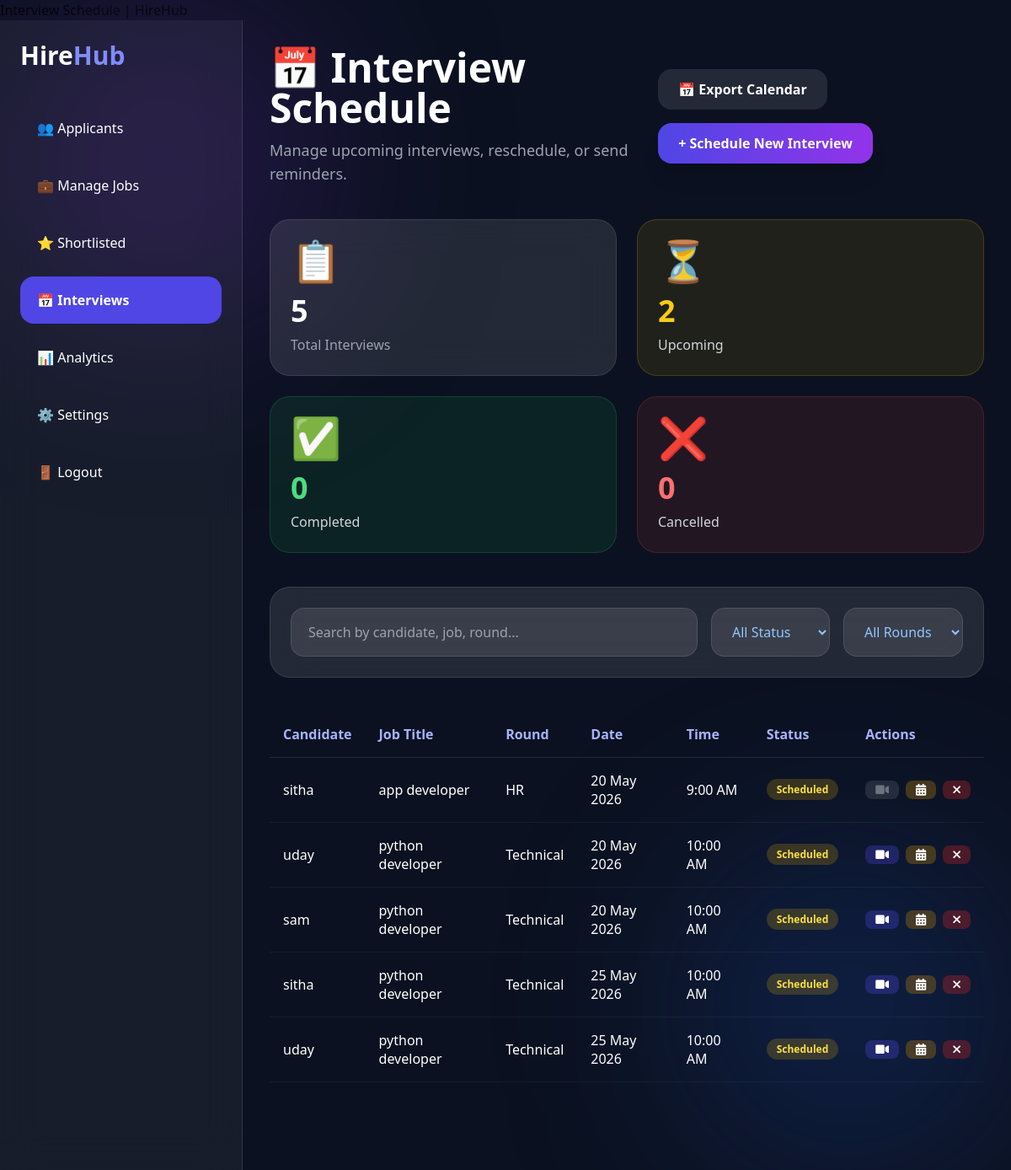
Screenshot of /interviews/ (signed in) with the database file from the repository.
### core/models.py (models this page shows, shortened)
class Interview(models.Model):
    candidate      = models.ForeignKey(User, on_delete=models.CASCADE)
    job            = models.ForeignKey(Job, on_delete=models.CASCADE)
    round_type     = models.CharField(max_length=100)
    interview_date = models.DateField()
    interview_time = models.TimeField()
    meeting_link   = models.URLField()
    status         = models.CharField(max_length=50, default='Scheduled')
    feedback       = models.TextField(blank=True, null=True)
    created_at     = models.DateTimeField(auto_now_add=True)

class Job(models.Model):
    JOB_TYPE_CHOICES = (
        ('Remote',  'Remote'),
        ('On-site', 'On-site'),
        ('Hybrid',  'Hybrid'),
    )
    CATEGORY_CHOICES = (
    ('IT', 'IT'),
    ('Sales', 'Sales'),
    ('HR', 'HR'),
    ('General', 'General'),
    ('Finance & Accounting', 'Finance & Accounting'),
    ('Marketing', 'Marketing'),
)
    EDUCATION_CHOICES = [
        ("PG",    "Any Postgraduate"),
        ("MBA",   "MBA/PGDM"),
        ("GRAD",  "Any Graduate"),
        ("BTECH", "B.Tech/B.E."),
        ("DIP",   "Diploma"),
        ("12TH",  "12th Pass"),
    ]
    POSTED_BY_CHOICES = [
        ("COMPANY",     "Company Jobs"),
        ("CONSULTANT",  "Consultant Jobs"),
    ]
    INDUSTRY_CHOICES = [
        ("IT",      "IT Services & Consulting"),
        ("RECRUIT", "Recruitment / Staffing"),
        ("EDU",     "Education / Training"),
        ("BPO",     "BPM / BPO"),
        ("HEALTH",  "Healthcare"),
        ("BFSI",    "BFSI"),
        ("RETAIL",  "Retail"),
    ]
    COMPANY_TYPE_CHOICES = (
        ('MNC',     'MNC'),
        ('Startup', 'Startup'),
        ('Product', 'Product'),
        ('Unicorn', 'Unicorn'),
    )
    STATUS_CHOICES = (
        ('active', 'Active'),
        ('closed', 'Closed'),
        ('draft', 'Draft'),
    )
    JOB_TYPES = (
        ('full_time', 'Full Time'),
        ('part_time', 'Part Time'),
        ('internship', 'Internship'),
    )
    title         = models.CharField(max_length=200)
    company       = models.CharField(max_length=200)
    experience    = models.CharField(max_length=50)
    min_salary    = models.IntegerField(null=True, blank=True)
    max_salary    = models.IntegerField(null=True, blank=True)
    location      = models.CharField(max_length=100)
    work_mode     = models.CharField(max_length=50, choices=JOB_TYPE_CHOICES)
    skills        = models.CharField(max_length=300)
    conditions    = models.CharField(max_length=300, default="Hands-on projects • Paper writing • Coding explanation")
    logo          = models.ImageField(upload_to='logos/', blank=True, null=True)
    role_category = models.CharField(max_length=100)
    duration      = models.CharField(max_length=50, blank=True, null=True)
    education     = models.CharField(max_length=50, choices=EDUCATION_CHOICES)
    posted_by     = models.CharField(max_length=20, choices=POSTED_BY_CHOICES, default="COMPANY")
    industry      = models.CharField(max_length=100, blank=True)
    category      = models.CharField(max_length=100, choices=CATEGORY_CHOICES, default='General')
    company_type  = models.CharField(max_length=50, choices=COMPANY_TYPE_CHOICES, default='MNC')
    is_sponsored  = models.BooleanField(default=False)
    is_featured   = models.BooleanField(default=False)
    created_at    = models.DateTimeField(auto_now_add=True)
    rating        = models.DecimalField(max_digits=2, decimal_places=1, default=3.5)
    review_count  = models.IntegerField(default=0)
    description   = models.TextField(blank=True, null=True)
    employer      = models.ForeignKey(User, on_delete=models.CASCADE, null=True, blank=True)
    views         = models.IntegerField(default=0)
    is_active = models.BooleanField(default=True)
    company_name = models.CharField(max_length=100,null=True, blank=True)
    job_type = models.CharField(
        max_length=20,
        choices=JOB_TYPES
    )
    status = models.CharField(
        max_length=20,
        choices=STATUS_CHOICES,
        default='active'
    )
    NATURE_OF_BUSINESS_CHOICES = (
    ('B2B',  'B2B'),
    ('B2C',  'B2C'),
    ('SaaS', 'SaaS'),
    ('D2C',  'D2C'),
    ('PaaS', 'PaaS'),
    )
    DEPARTMENT_CHOICES = (
    ('Sales & Business Development', 'Sales & Business Development'),
    ('Engineering - Software & QA',  'Engineering - Software & QA'),
    ('Marketing & Communication',    'Marketing & Communication'),
    ('Human Resources',              'Human Resources'),
    ('Finance & Accounting',         'Finance & Accounting'),
    ('Operations',                   'Operations'),
    )
    nature_of_business = models.CharField(
    max_length=10,
    choices=NATURE_OF_BUSINESS_CHOICES,
    blank=True,
    null=True,
    )
    department = models.CharField(
    max_length=100,
    choices=DEPARTMENT_CHOICES,
    blank=True,
    null=True,
    )

### core/views.py (the view)
    def wrapper(request, *args, **kwargs):
        if not request.user.is_authenticated:
            messages.error(request, "❌ Please login first.")
            return redirect('login')
        try:
            profile = request.user.userprofile
        except:
            messages.error(request, "❌ Profile not found.")
            return redirect('login')
        if profile.role != 'employer':
            messages.error(request, "❌ This page is for employers only.")
            return redirect('index')
        return view_func(request, *args, **kwargs)

### core/templates/core/interviews.html (shortened to what this page needs)
{% block extra_css %}
<script src="https://cdn.tailwindcss.com"></script>
<link rel="stylesheet" href="https://cdnjs.cloudflare.com/ajax/libs/font-awesome/6.0.0-beta3/css/all.min.css">
{% endblock %}
{% block content %}
<div class="min-h-screen bg-[#0b1120] text-white overflow-hidden">
    <div class="absolute top-0 left-0 w-96 h-96 bg-purple-600/20 blur-[120px] rounded-full"></div>
    <div class="absolute bottom-0 right-0 w-96 h-96 bg-blue-600/20 blur-[120px] rounded-full"></div>
    <div class="relative z-10 flex">
        <aside
            class="hidden lg:flex flex-col w-72 min-h-screen bg-white/5 backdrop-blur-xl border-r border-white/10 p-6">
            <h1 class="text-3xl font-extrabold mb-10">Hire<span class="text-indigo-400">Hub</span></h1>
            <nav class="space-y-3">
                <a href="{% url 'applicants' %}"
                    class="flex items-center gap-3 hover:bg-white/10 px-5 py-4 rounded-2xl transition">👥 Applicants</a>
                <a href="{% url 'manage_jobs' %}"
                    class="flex items-center gap-3 hover:bg-white/10 px-5 py-4 rounded-2xl transition">💼 Manage
                    Jobs</a>
                <a href="{% url 'shortlisted_candidates' %}"
                    class="flex items-center gap-3 hover:bg-white/10 px-5 py-4 rounded-2xl transition">⭐ Shortlisted</a>
                <a href="{% url 'interviews' %}"
                    class="flex items-center gap-3 bg-indigo-600 text-white px-5 py-4 rounded-2xl font-semibold transition-all">📅
                    Interviews</a>
                <a href="{% url 'reports' %}"
                    class="flex items-center gap-3 hover:bg-white/10 px-5 py-4 rounded-2xl transition">📊 Analytics</a>
                <a href="{% url 'settings' %}"
                    class="flex items-center gap-3 hover:bg-white/10 px-5 py-4 rounded-2xl transition">⚙️ Settings</a>
                <a href="{% url 'logout' %}"
                    class="flex items-center gap-3 hover:bg-white/10 px-5 py-4 rounded-2xl transition">🚪 Logout</a>
            </nav>
        </aside>
        <main class="flex-1 p-4 sm:p-8">
            <div class="flex flex-col lg:flex-row lg:items-center lg:justify-between gap-6 mb-10">
                <div>
                    <h2 class="text-4xl sm:text-5xl font-extrabold">📅 Interview Schedule</h2>
                    <p class="text-gray-400 mt-3 text-lg">Manage upcoming interviews, reschedule, or send reminders.</p>
                </div>
                <div class="flex flex-wrap gap-4">
                    <button class="bg-white/10 hover:bg-white/20 px-6 py-3 rounded-2xl font-semibold transition">
                        📅 Export Calendar
                    </button>
                    <a href="{% url 'shortlisted_candidates' %}"
                        class="bg-gradient-to-r from-indigo-600 to-purple-600 hover:scale-105 transition px-6 py-3 rounded-2xl font-bold shadow-xl">
                        + Schedule New Interview
                    </a>
                </div>
            </div>
            <div class="grid grid-cols-1 sm:grid-cols-2 xl:grid-cols-4 gap-6 mb-10">
                <div class="bg-white/10 border border-white/10 backdrop-blur-xl rounded-3xl p-6">
                    <div class="text-5xl mb-4">📋</div>
                    <h3 class="text-4xl font-extrabold">{{ interviews|length }}</h3>
                    <p class="text-gray-400 mt-2">Total Interviews</p>
                </div>
                <div class="bg-yellow-500/10 border border-yellow-500/20 rounded-3xl p-6">
                    <div class="text-5xl mb-4">⏳</div>
                    <h3 class="text-4xl font-extrabold text-yellow-400">{{ upcoming_count }}</h3>
                    <p class="text-gray-300 mt-2">Upcoming</p>
                </div>
                <div class="bg-green-500/10 border border-green-500/20 rounded-3xl p-6">
                    <div class="text-5xl mb-4">✅</div>
                    <h3 class="text-4xl font-extrabold text-green-400">{{ completed_count }}</h3>
                    <p class="text-gray-300 mt-2">Completed</p>
                </div>
                <div class="bg-red-500/10 border border-red-500/20 rounded-3xl p-6">
                    <div class="text-5xl mb-4">❌</div>
                    <h3 class="text-4xl font-extrabold text-red-400">{{ cancelled_count }}</h3>
                    <p class="text-gray-300 mt-2">Cancelled</p>
                </div>
            </div>
            <div class="bg-white/10 backdrop-blur-xl border border-white/10 rounded-3xl p-6 mb-10">
                <div class="flex flex-col lg:flex-row gap-4">
                    <input type="text" id="searchInterview" placeholder="Search by candidate, job, round..."
                        class="flex-1 bg-white/10 border border-white/10 rounded-2xl px-5 py-4 outline-none focus:border-indigo-500 text-white placeholder-gray-400"
                        autocomplete="off">
                    <select id="statusFilter"
                        class="bg-white/10 border border-white/10 rounded-2xl px-5 py-4 outline-none text-blue-300">
                        <option value="">All Status</option>
                    </select>
                    <select id="roundFilter"
                        class="bg-white/10 border border-white/10 rounded-2xl px-5 py-4 outline-none text-blue-300">
                        <option value="">All Rounds</option>
                    </select>
                </div>
            </div>
            <div class="desktop-table overflow-x-auto">
                <table class="w-full text-left border-collapse">
                    <thead>
                        <tr class="border-b border-white/10">
                            <th class="py-4 px-4 text-indigo-300 font-semibold">Candidate</th>
                            <th class="py-4 px-4 text-indigo-300 font-semibold">Job Title</th>
                            <th class="py-4 px-4 text-indigo-300 font-semibold">Round</th>
                            <th class="py-4 px-4 text-indigo-300 font-semibold">Date</th>
                            <th class="py-4 px-4 text-indigo-300 font-semibold">Time</th>
                            <th class="py-4 px-4 text-indigo-300 font-semibold">Status</th>
                            <th class="py-4 px-4 text-indigo-300 font-semibold">Actions</th>
                        </tr>
                    </thead>
                    <tbody id="interviewTableBody">
                        {% for interview in interviews %}
                        <tr class="interview-row border-b border-white/5 hover:bg-white/5 transition text-white"
                            data-name="{{ interview.candidate.get_full_name|default:interview.candidate.username|lower }}"
                            data-job="{{ interview.job.title|lower }}" data-status="{{ interview.status|lower }}"
                            data-round="{{ interview.round_type|lower }}">
                            <td class="py-4 px-4 font-medium">
                                {{ interview.candidate.get_full_name|default:interview.candidate.username }}
                            </td>
                            <td class="py-4 px-4">{{ interview.job.title }}</td>
                            <td class="py-4 px-4">{{ interview.round_type }}</td>
                            <td class="py-4 px-4">{{ interview.interview_date|date:"d M Y" }}</td>
                            <td class="py-4 px-4">{{ interview.interview_time|time:"g:i A" }}</td>
                            <td class="py-4 px-4">
                                {% if interview.status == "Scheduled" %}
                                <span
                                    class="bg-yellow-500/20 text-yellow-300 px-3 py-1 rounded-full text-xs font-semibold">Scheduled</span>
                                {% elif interview.status == "Completed" %}
                                <span
                                    class="bg-green-500/20 text-green-300 px-3 py-1 rounded-full text-xs font-semibold">Completed</span>
                                {% elif interview.status == "Cancelled" %}
                                <span
                                    class="bg-red-500/20 text-red-300 px-3 py-1 rounded-full text-xs font-semibold">Cancelled</span>
                                {% elif interview.status == "Rescheduled" %}
                                <span
                                    class="bg-purple-500/20 text-purple-300 px-3 py-1 rounded-full text-xs font-semibold">Rescheduled</span>
                                {% else %}
                                <span
                                    class="bg-blue-500/20 text-blue-300 px-3 py-1 rounded-full text-xs font-semibold">{{
                                    interview.status }}</span>
                                {% endif %}
                            </td>
                            <td class="py-4 px-4">
                                <div class="flex gap-2">
                                    {% if interview.meeting_link %}
                                    <a href="{{ interview.meeting_link }}" target="_blank"
                                        class="bg-indigo-600/30 hover:bg-indigo-600/50 text-white px-3 py-1 rounded-lg text-sm transition"
                                        title="Join Meeting">
                                        <i class="fas fa-video"></i>
                                    </a>
                                    {% else %}
                                    <button disabled
                                        class="bg-white/10 text-gray-500 px-3 py-1 rounded-lg text-sm cursor-not-allowed"
                                        title="No meeting link">
                                        <i class="fas fa-video"></i>
                                    </button>
                                    {% endif %}
                                    <button
                                        class="bg-yellow-600/30 hover:bg-yellow-600/50 text-white px-3 py-1 rounded-lg text-sm transition"
                                        title="Reschedule">
                                        <i class="fas fa-calendar-alt"></i>
                                    </button>
                                    <button
                                        class="bg-red-600/30 hover:bg-red-600/50 text-white px-3 py-1 rounded-lg text-sm transition"
                                        title="Cancel">
                                        <i class="fas fa-times"></i>
                                    </button>
                                </div>
                            </td>
                        </tr>
                        {% empty %}
                        <tr class="interview-row">
                            <td colspan="7" class="text-center py-12 text-gray-400">
                                No interviews scheduled yet.
                            </td>
                        </tr>
                        {% endfor %}
                    </tbody>
                </table>
            </div>
        </main>
    </div>
</div>
{% endblock %}

### rows the page displays
Interview: candidate.get_full_name "sitha", job "app developer", round_type "HR", interview_date "20 May 2026", interview_time "9:00 AM", status "Scheduled"
Interview: candidate.get_full_name "uday", job "python developer", round_type "Technical", interview_date "20 May 2026", interview_time "10:00 AM", status "Scheduled"
Interview: candidate.get_full_name "sam", job "python developer", round_type "Technical", interview_date "20 May 2026", interview_time "10:00 AM", status "Scheduled"
Interview: candidate.get_full_name "sitha", job "python developer", round_type "Technical", interview_date "25 May 2026", interview_time "10:00 AM", status "Scheduled"
Interview: candidate.get_full_name "uday", job "python developer", round_type "Technical", interview_date "25 May 2026", interview_time "10:00 AM", status "Scheduled"

### other values shown
{{ interviews|length }} "5"
{{ upcoming_count }} "2"
{{ completed_count }} "0"
{{ cancelled_count }} "0"
